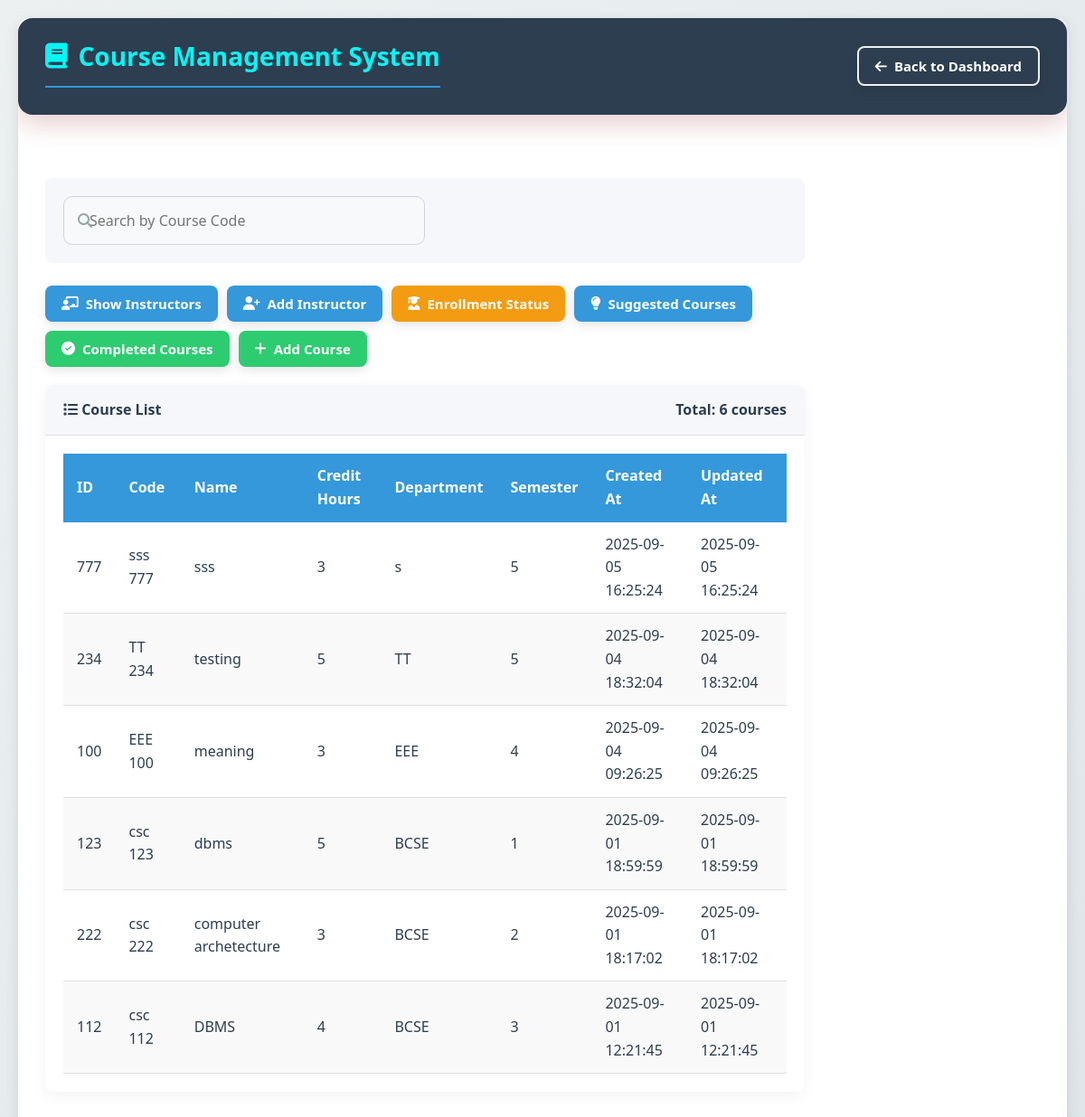
Screenshot of /admin/course.php with the database file from the repository.
### tables this page shows
CREATE TABLE `course` (
  `course_id` int(11) NOT NULL,
  `course_code` varchar(20) NOT NULL,
  `course_name` varchar(100) NOT NULL,
  `credit_hours` int(11) NOT NULL,
  `department` varchar(50) NOT NULL,
  `semester` int(11) NOT NULL,
  `created_at` timestamp NOT NULL DEFAULT current_timestamp(),
  `updated_at` timestamp NOT NULL DEFAULT current_timestamp()
);

### admin/course.php (the view, shortened to what this page needs)
<?php
require_once '../library/notice.php';
$mysqli = new mysqli('localhost', 'root', '', 'skst_university');
$search_code = $_POST['search_code'] ?? '';
$query = "SELECT course_id, course_code, course_name, credit_hours, department, semester, created_at, updated_at FROM course WHERE 1";
$query .= " ORDER BY created_at DESC";
$result = $mysqli->query($query);
?>
<!DOCTYPE html>
<html lang="en">
<head>
    <link rel="stylesheet" href="https://cdnjs.cloudflare.com/ajax/libs/font-awesome/6.4.0/css/all.min.css">
</head>
<body>
<div class="page-container">
    <div class="header">
        <h1><i class="fas fa-book"></i> Course Management System</h1>
        <div class="header-actions">
            <form method="post">
                <button type="submit" name="dashboard" class="btn btn-outline"><i class="fas fa-arrow-left"></i> Back to Dashboard</button>
            </form>
        </div>
    </div>
    <div class="content">
        <div class="search-container">
            <form method="post" class="search-box">
                <i class="fas fa-search search-icon"></i>
                <input type="text" name="search_code" placeholder="Search by Course Code" class="search-input" value="<?php echo htmlspecialchars($search_code); ?>">
            </form>
        </div>
        <div class="action-buttons">
            <form method="post" style="display: inline;">
                <button type="submit" name="show_instructors" class="btn btn-primary"><i class="fas fa-chalkboard-teacher"></i> Show Instructors</button>
            </form>
            <form method="post" style="display: inline;">
                <button type="submit" name="show_add_instructor_form" class="btn btn-primary"><i class="fas fa-user-plus"></i> Add Instructor</button>
            </form>
            <form method="post" style="display: inline;">
                <button type="submit" name="show_enrollment_status" class="btn btn-warning"><i class="fas fa-user-graduate"></i> Enrollment Status</button>
            </form>
            <form method="post" style="display: inline;">
                <button type="submit" name="show_suggested_courses" class="btn btn-primary"><i class="fas fa-lightbulb"></i> Suggested Courses</button>
            </form>
            <form method="post" style="display: inline;">
                <button type="submit" name="show_completed_courses" class="btn btn-success"><i class="fas fa-check-circle"></i> Completed Courses</button>
            </form>
            <?php if (!isset($_POST['show_add_course_form'])): ?>
            <form method="post" style="display: inline;">
                <button type="submit" name="show_add_course_form" class="btn btn-success"><i class="fas fa-plus"></i> Add Course</button>
            </form>
            <?php endif; ?>
        </div>
        <div class="card">
            <div class="card-header">
                <span><i class="fas fa-list"></i> Course List</span>
                <span>Total: <?php echo $result->num_rows; ?> courses</span>
            </div>
            <div class="card-body">
                <?php if ($result && $result->num_rows > 0): ?>
                <table class="data-table">
                    <thead>
                        <tr>
                            <th>ID</th>
                            <th>Code</th>
                            <th>Name</th>
                            <th>Credit Hours</th>
                            <th>Department</th>
                            <th>Semester</th>
                            <th>Created At</th>
                            <th>Updated At</th>
                        </tr>
                    </thead>
                    <tbody>
                        <?php while ($row = $result->fetch_assoc()): ?>
                        <tr>
                            <?php foreach ($row as $cell): ?>
                            <td><?php echo htmlspecialchars($cell); ?></td>
                            <?php endforeach; ?>
                        </tr>
                        <?php endwhile; ?>
                    </tbody>
                </table>
                <?php endif; ?>
            </div>
        </div>
    </div>
</div>
</body>
</html>

### library/library.css (style rules this page uses)
.content { flex: 1; max-width: 900px; }
.content { flex: 1; }
* { box-sizing: border-box; margin: 0; padding: 0; }
body { font-family: 'Segoe UI', Tahoma, Geneva, Verdana, sans-serif; background: #f9f9ff; }
.btn { background: linear-gradient(135deg, #6a11cb 0%, #2575fc 100%); color: white; border: none; padding: 12px 20px; font-size: 15px; border-radius: 10px; box-shadow: 0 4px 12px rgba(0,0,0,0.1); transition: all 0.3s ease; min-width: 120px; cursor: pointer; text-decoration: none; }

### library/notice.php (style rules this page uses)
* { margin: 0; padding: 0; box-sizing: border-box; font-family: 'Segoe UI', Tahoma, Geneva, Verdana, sans-serif; }
body { background: linear-gradient(135deg, #f5f7fa 0%, #e4e8f0 100%); color: #333; line-height: 1.6; min-height: 100vh; }
.header { text-align: center; margin-bottom: 40px; padding: 30px; background: linear-gradient(135deg, #800000 0%, #600000 100%); color: white; border-radius: 16px; box-shadow: 0 10px 30px rgba(128, 0, 0, 0.2); }
.header h1 { font-size: 2.8rem; margin-bottom: 10px; display: flex; align-items: center; justify-content: center; gap: 15px; }
.search-box { display: flex; align-items: center; background: #f8f9fa; border-radius: 10px; padding: 5px 18px; border: 1px solid #ced4da; flex: 1; max-width: 400px; }
.search-box input { border: none; background: transparent; padding: 10px; width: 100%; outline: none; }
h1 { color: #07f5f5ff; text-align: center; margin-bottom: 30px; border-bottom: 2px solid #3498db; padding-bottom: 10px; }
input, select { width: 100%; padding: 12px; border: 1px solid #ddd; border-radius: 4px; font-size: 16px; transition: border 0.3s; }
button { background-color: #3498db; color: white; border: none; padding: 12px 20px; font-size: 16px; border-radius: 4px; cursor: pointer; width: 100%; font-weight: 600; transition: background-color 0.3s; }
body { font-family: 'Segoe UI', Tahoma, Geneva, Verdana, sans-serif; background-color: #f5f5f5; margin: 0; color: #333; }

### rows the page displays
course: course_id "777", course_code "sss 777", course_name "sss", credit_hours "3", department "s", semester "5", cell "2025-09-05 16:25:24"
course: course_id "234", course_code "TT 234", course_name "testing", cell "5", department "TT", cell "2025-09-04 18:32:04"
course: course_id "100", course_code "EEE 100", course_name "meaning", credit_hours "3", department "EEE", semester "4", cell "2025-09-04 09:26:25"
course: course_id "123", course_code "csc 123", course_name "dbms", credit_hours "5", department "BCSE", semester "1", cell "2025-09-01 18:59:59"
course: course_id "222", course_code "csc 222", course_name "computer archetecture", credit_hours "3", department "BCSE", semester "2", cell "2025-09-01 18:17:02"
course: course_id "112", course_code "csc 112", course_name "DBMS", credit_hours "4", department "BCSE", semester "3", cell "2025-09-01 12:21:45"

### other values shown
$result->num_rows "6"
